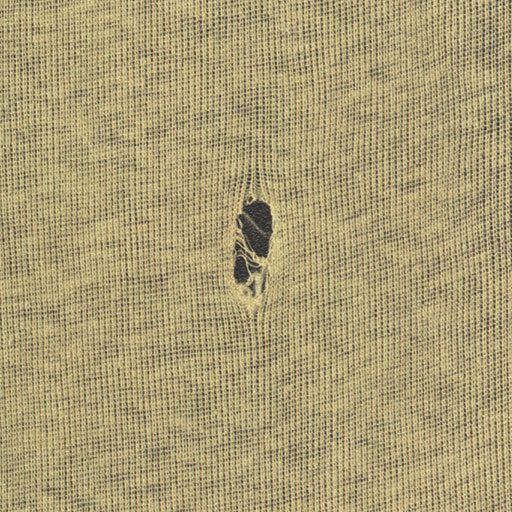
%> input picture defect_images/i10.jpg, 512 x 512 px
$ octave find_pattern_sizeSTD.m   (GNU Octave 9; MATLAB toolbox functions it lacks are replaced by stand-ins)
%> lines starting %> are read from the running program, lines starting %| are printed output that depends on the picture
% function res = find_pattern_sizeSTD(A)
% clear
    %smpl = round(min(height, width) / 8);

    clear
    clc
    A = rgb2gray(imread('defect_images\i10.jpg'));
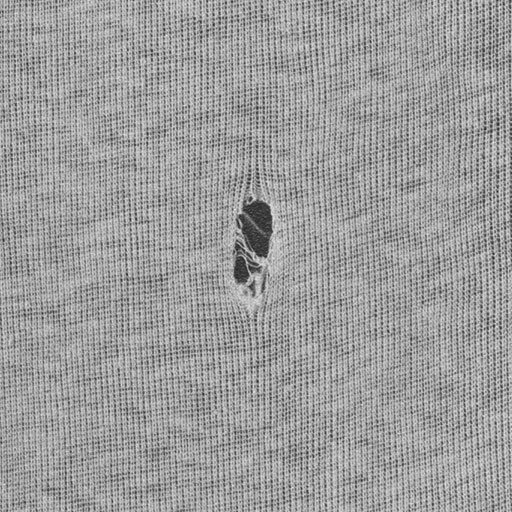
%> A: size 512x512 uint8; min 29, max 241, mean 157.2
    figure();
    imshow(A);
    smpl = 30;
    offsets0 = [zeros(smpl,1) (1:smpl)'];
    glcms = graycomatrix(A, 'Offset', offsets0);


% --- Homogenuity

    homo = graycoprops(glcms,'Homogeneity');
%> homo = {Homogeneity [0.615 0.566 0.586 0.574 0.604 0.67 0.59 0.564 0.574 0.564 0.6 0.637 0.591 0.571 0.567 0.569 0.61 0.629 0.587 0.571 0.567 0.573 0.609 0.619 0.588 0.574 0.57 0.58 0.614 0.618]}
    subplot(311);
    plot(homo.Homogeneity);
   title('homo');

% --- Contrast
    cont = graycoprops(glcms,'Contrast');
%> cont = {Contrast [1.51 2.35 1.94 2.32 1.93 1.19 1.97 2.52 2.42 2.53 1.99 1.52 2.08 2.43 2.43 2.44 1.91 1.66 2.15 2.41 2.47 2.41 1.94 1.78 2.17 2.37 2.4 2.28 1.88 1.82]}
    subplot(312);
    plot(cont.Contrast);
   title('contrast');

% --- Corr
    corr = graycoprops(glcms,'Correlation').Correlation;
%> corr = 30 values, max 0.452 at index 6, min -0.168 at index 10, mean 0.0272
    corr(1) = 0;
    subplot(313);
    plot(corr);
   title('xcorr');
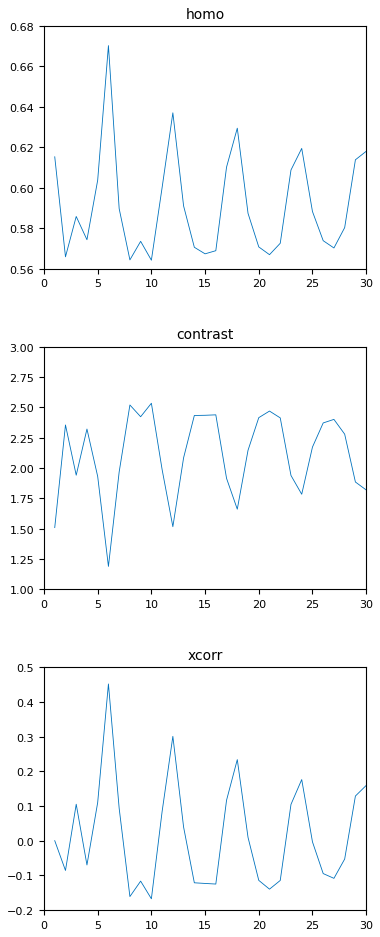
%> figure redrawn from the program's plot data, 3 panels; panel 1: curve peaks at x = 6, y = 0.67; panel 2: curve peaks at x = 10, y = 2.53; panel 3: curve peaks at x = 6, y = 0.452
    % big = find(corr == max(corr(int32(end/2):end)), 1);
%> (the run ends here)

$ run again, with defect_images/i1.jpg copied over defect_images/i10.jpg
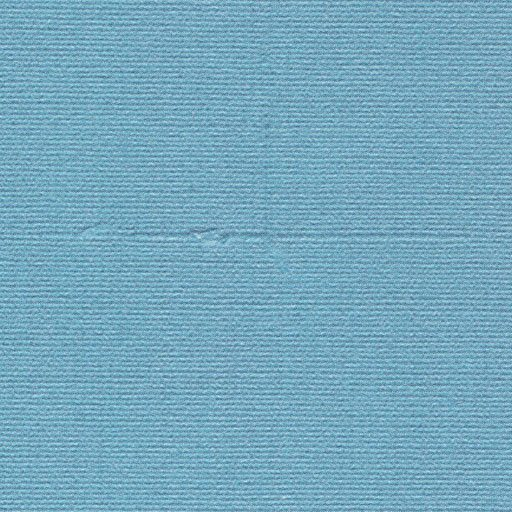
%> input picture defect_images/i1.jpg, 512 x 512 px
%> `A = rgb2gray(imread('defect_images\i10.jpg'));`:
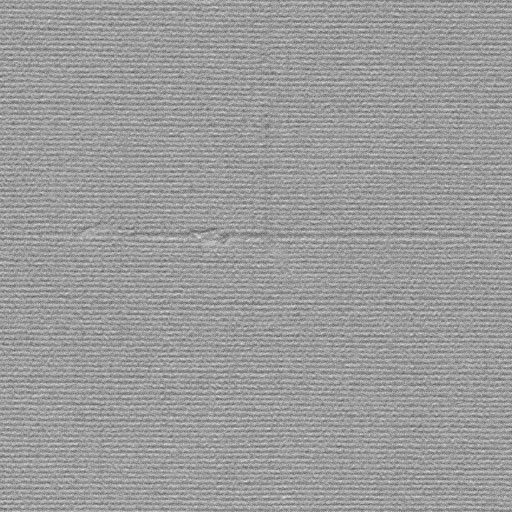
%> A: size 512x512 uint8; min 81, max 229, mean 155.8
%> homo = {Homogeneity [0.817 0.786 0.766 0.771 0.794 0.784 0.795 0.773 0.774 0.768 0.77 0.791 0.783 0.788 0.764 0.762 0.773 0.779 0.792 0.771 0.773 0.766 0.764 0.769 0.769 0.791 0.775 0.768 0.758 0.759]}
%> cont = {Contrast [0.386 0.477 0.557 0.539 0.453 0.489 0.45 0.531 0.524 0.552 0.54 0.465 0.494 0.475 0.569 0.575 0.531 0.51 0.462 0.539 0.531 0.558 0.567 0.545 0.547 0.466 0.525 0.55 0.592 0.587]}
%> corr = 30 values, max 0.57 at index 1, min 0.34 at index 29, mean 0.421
%> `title('xcorr');`:
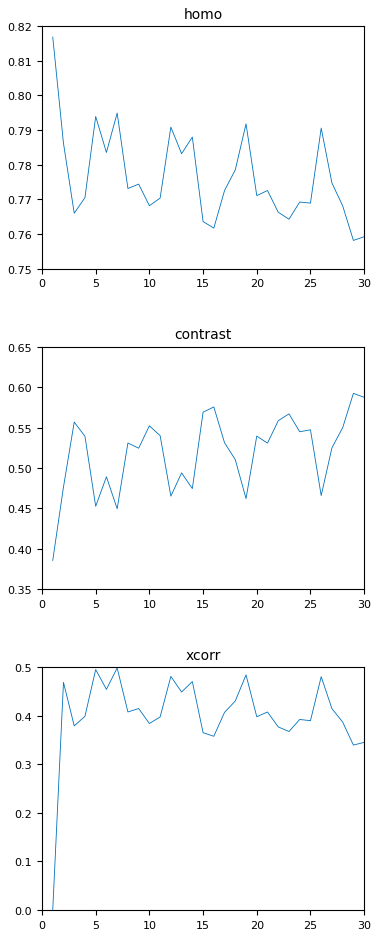
%> figure redrawn from the program's plot data, 3 panels; panel 1: curve peaks at x = 1, y = 0.817; panel 2: curve peaks at x = 29, y = 0.592; panel 3: curve peaks at x = 7, y = 0.499
%> loc = [2 5 7 9 12 14 19 21 24 26]
%> big = 26
%> small = 24
%| 	[find_size] Dimensioni ottimali trovate: 24, 26

$ run again, with defect_images/i11.jpg copied over defect_images/i10.jpg
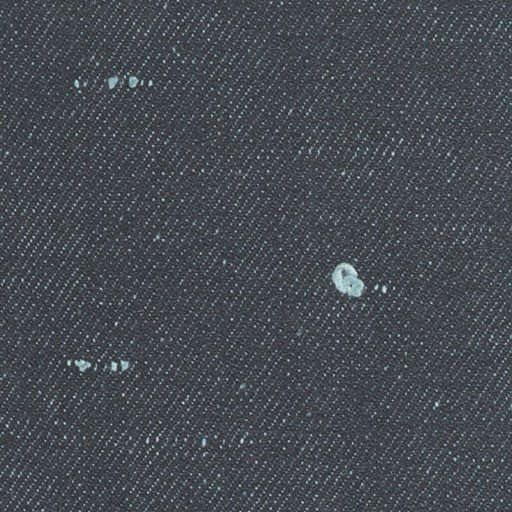
%> input picture defect_images/i11.jpg, 512 x 512 px
%> homo = {Homogeneity [0.755 0.684 0.684 0.686 0.685 0.683 0.682 0.703 0.734 0.721 0.689 0.68 0.683 0.685 0.684 0.682 0.694 0.724 0.725 0.695 0.68 0.682 0.685 0.684 0.681 0.688 0.713 0.725 0.701 0.682]}
%> cont = {Contrast [0.666 1.21 1.28 1.2 1.18 1.27 1.26 1.02 0.771 0.875 1.18 1.31 1.26 1.21 1.26 1.29 1.13 0.862 0.859 1.13 1.32 1.3 1.23 1.25 1.3 1.21 0.972 0.88 1.09 1.3]}
%> corr = 30 values, max 0.447 at index 1, min -0.0937 at index 21, mean 0.0586
%> `title('xcorr');`:
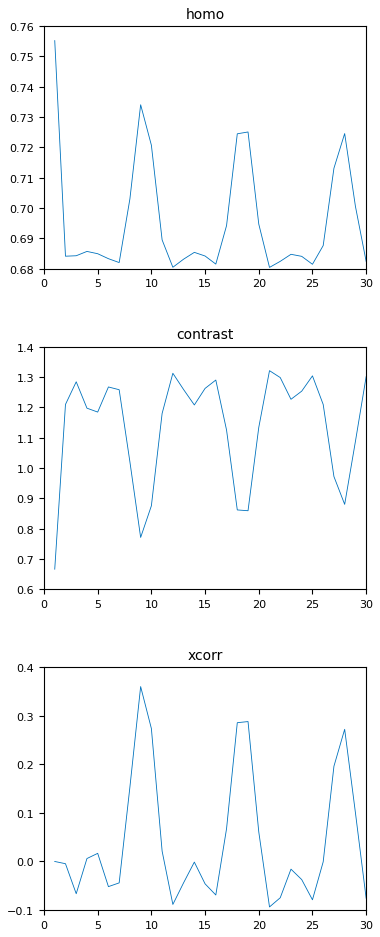
%> figure redrawn from the program's plot data, 3 panels; panel 1: curve peaks at x = 1, y = 0.755; panel 2: curve peaks at x = 21, y = 1.32; panel 3: curve peaks at x = 9, y = 0.36
